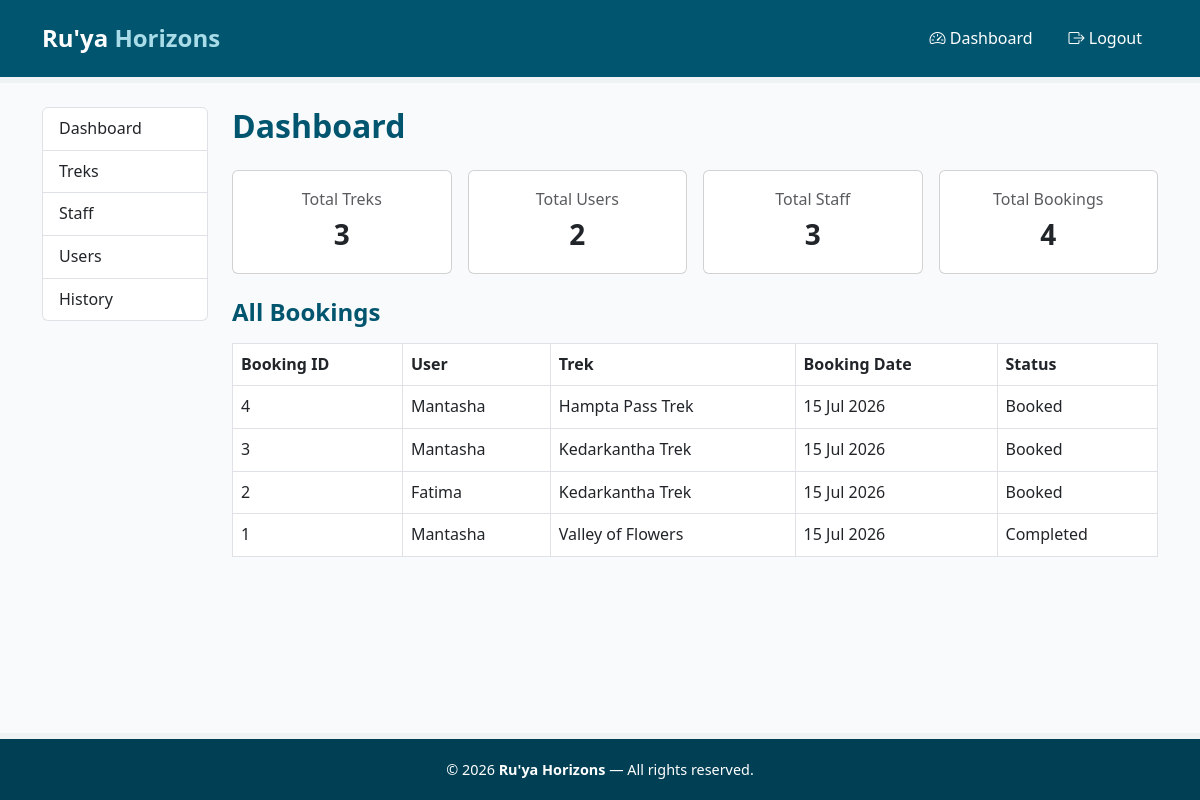
The app's page /admin/dashboard (signed in) with its own data.
### models.py (models this page shows)
class Booking(db.Model):
    __tablename__ = 'booking'
    id = db.Column(db.Integer, primary_key=True)
    user_id = db.Column(db.Integer, db.ForeignKey('user.id'), nullable=False)
    trek_id = db.Column(db.Integer, db.ForeignKey('trek.id'), nullable=False)
    booking_date = db.Column(db.DateTime, default=datetime.utcnow)
    status = db.Column(db.String(50), default='Booked') # booked, cancelled, completed

class User(db.Model, UserMixin):
    __tablename__ = 'user'
    id = db.Column(db.Integer, primary_key=True)
    username = db.Column(db.String(150), unique=True, nullable=False)
    email = db.Column(db.String(150), unique=True, nullable=False)
    password = db.Column(db.String(256), nullable=False)
    role = db.Column(db.String(50), nullable=False, default='trekker')  # 'admin' or 'user' or 'trek_staff'
    is_active = db.Column(db.Boolean, default=True) # active or inactive
    created_at = db.Column(db.DateTime, default=datetime.utcnow)
    bookings = db.relationship('Booking', backref='user', lazy=True)

class Trek(db.Model):
    __tablename__ = 'trek'
    id = db.Column(db.Integer, primary_key=True)
    name = db.Column(db.String(150), nullable=False)
    location = db.Column(db.String(150), nullable=False)
    difficulty = db.Column(db.String(50), nullable=False)
    duration = db.Column(db.Integer, nullable=False)
    total_slots = db.Column(db.Integer, nullable=False)
    available_slots = db.Column(db.Integer, nullable=False)
    status = db.Column(db.String(50), default='Pending') # pending, approved, open, closed, completed
    start_date = db.Column(db.Date, nullable=False)
    end_date = db.Column(db.Date, nullable=False)
    description = db.Column(db.Text, nullable=False)
    price = db.Column(db.Float, nullable=False)
    assigned_staff_id = db.Column(db.Integer, db.ForeignKey('staff.id'), nullable=True)
    bookings = db.relationship('Booking', backref='trek', lazy=True)

### app.py (the view)
@app.route('/admin/dashboard')
@login_required
def admin_dashboard():
    if current_user.role != 'admin':
        return "Access denied: Admins only", 403
    total_treks = Trek.query.count()
    total_users = User.query.filter_by(role='trekker').count()
    total_staff = Staff.query.count()
    total_bookings = Booking.query.count()
    all_bookings = Booking.query.order_by(Booking.booking_date.desc()).all()
    return render_template('admin_dashboard.html',
                            total_treks=total_treks,
                            total_users=total_users,
                            total_staff=total_staff,
                            total_bookings=total_bookings,
                            all_bookings=all_bookings)

### app.py (called while the page is built)
@login_manager.user_loader
def load_user(user_id):
    return User.query.get(int(user_id))

### templates/admin_dashboard.html (shortened to what this page needs)
{% extends "base.html" %}
{% block content %}
<div class="container my-4">
    <div class="row">
        {% include "admin_sidebar.html" %}
        <div class="col-md-9 col-lg-10">
            <h2 class="page-heading mb-4">Dashboard</h2>
            <div class="row g-3 mb-4">
                <div class="col-sm-6 col-lg-3">
                    <div class="card text-center p-3">
                        <div class="text-muted">Total Treks</div>
                        <div class="fs-3 fw-bold">{{ total_treks }}</div>
                    </div>
                </div>
                <div class="col-sm-6 col-lg-3">
                    <div class="card text-center p-3">
                        <div class="text-muted">Total Users</div>
                        <div class="fs-3 fw-bold">{{ total_users }}</div>
                    </div>
                </div>
                <div class="col-sm-6 col-lg-3">
                    <div class="card text-center p-3">
                        <div class="text-muted">Total Staff</div>
                        <div class="fs-3 fw-bold">{{ total_staff }}</div>
                    </div>
                </div>
                <div class="col-sm-6 col-lg-3">
                    <div class="card text-center p-3">
                        <div class="text-muted">Total Bookings</div>
                        <div class="fs-3 fw-bold">{{ total_bookings }}</div>
                    </div>
                </div>
            </div>
            <h4 class="page-heading mb-3">All Bookings</h4>
            <table class="table table-bordered table-hover">
                <thead>
                    <tr>
                        <th>Booking ID</th>
                        <th>User</th>
                        <th>Trek</th>
                        <th>Booking Date</th>
                        <th>Status</th>
                    </tr>
                </thead>
                <tbody>
                    {% for booking in all_bookings %}
                    <tr>
                        <td>{{ booking.id }}</td>
                        <td>{{ booking.user.username }}</td>
                        <td>{{ booking.trek.name }}</td>
                        <td>{{ booking.booking_date.strftime('%d %b %Y') }}</td>
                        <td>{{ booking.status }}</td>
                    </tr>
                    {% else %}
                    <tr><td colspan="5" class="text-center text-muted">No bookings yet.</td></tr>
                    {% endfor %}
                </tbody>
            </table>
        </div>
    </div>
</div>
{% endblock %}

### static/style.css (style rules this page uses)
* { margin: 0; padding: 0; box-sizing: border-box; }
body { font-family: 'Segoe UI', Tahoma, Geneva, Verdana, sans-serif; color: #02556f; background-color: #f8fafb; line-height: 1.6; }
.page-heading { color: #02556f; font-weight: 700; }

### records on screen
Booking: id "4", user.username "Mantasha", trek.name "Hampta Pass Trek", booking_date "15 Jul 2026", status "Booked"
Booking: id "3", user.username "Mantasha", trek.name "Kedarkantha Trek", booking_date "15 Jul 2026", status "Booked"
Booking: id "2", user.username "Fatima", trek.name "Kedarkantha Trek", booking_date "15 Jul 2026", status "Booked"
Booking: id "1", user.username "Mantasha", trek.name "Valley of Flowers", booking_date "15 Jul 2026", status "Completed"

### other values on screen
{{ total_treks }} "3"
{{ total_users }} "2"
{{ total_staff }} "3"
{{ total_bookings }} "4"
